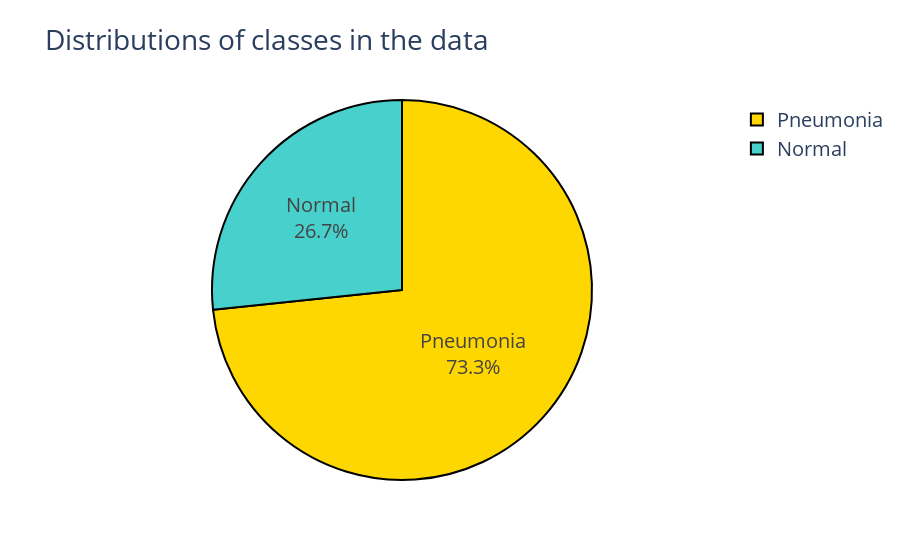

Notebook code for this chart:
### Code cell
colors = ['gold', 'mediumturquoise']

fig = go.Figure(data=[go.Pie(labels=['Pneumonia', 'Normal'],
                             values=[df.Label.value_counts()[1], df.Label.value_counts()[0]])])

fig.update_traces(hoverinfo='label+value', textinfo='percent+label', textfont_size=20,
                  marker=dict(colors=colors,
                           line=dict(color='#000000',width=2)))
fig.update_layout(title_text='Distributions of classes in the data', font_size=20)
fig.show()

### Figure 1 — Plotly figure (JSON) as saved in the notebook; plotly's stock layout.template omitted (floating-point values rounded to 4 significant figures)
{"data": [{"hoverinfo": "label+value", "labels": ["Pneumonia", "Normal"], "marker": {"colors": ["gold", "mediumturquoise"], "line": {"color": "#000000", "width": 2}}, "textfont": {"size": 20}, "textinfo": "percent+label", "type": "pie", "values": [4334, 1576]}], "layout": {"font": {"size": 20}, "title": {"text": "Distributions of classes in the data"}}}
